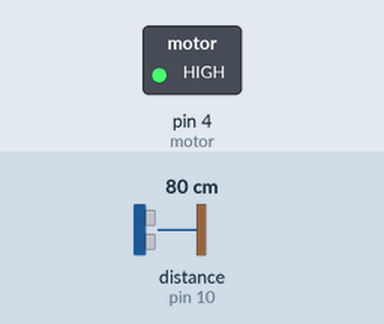
Simulated run of this sketch. Board: Arduino Uno, built with avr-gcc and run on an emulated ATmega328P. Parts: switched loads named in the sketch (green lamp = pin HIGH). Wiring (inferred from the names in the program): ultrasonic range finder: trigger pin 9; echo pin 10. Inputs (shaded band) come from the test bench; at power-on: distance to the obstacle (sensor on pin 10) 80 cm. The echo pulse lasts 58.3 µs per cm; pins used as bus, display or sensor lines are not drawn; what the sketch prints to the serial monitor is not drawn.

Above: at 0.1 s.
Timing chart, 0 to 1.6 s (numbered marks = the images above):
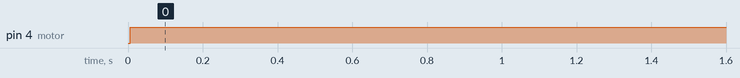

Measured:
- by itself, pin 4 (motor): LOW → HIGH at 0.01 s

The sketch:

sketch_apr14a.ino
```cpp
#define trigger 9
#define echo 10
#define motor 4

long tempoTotal = 0;
int distancia;

float ultrassonic();
void controlarMotor();

void setup() {
  pinMode(trigger,OUTPUT);
  pinMode(echo,INPUT);
  pinMode(motor,OUTPUT);

  Serial.begin(9600);
  digitalWrite(trigger,LOW);
  digitalWrite(motor,LOW);
}

void loop() {
  distancia = ultrassonic();
  controlarMotor();
  Serial.println(distancia);       // print as an ASCII-encoded decima
  delay(10);
}

float ultrassonic(){
  digitalWrite(trigger, HIGH);
  delayMicroseconds(10);
  digitalWrite(trigger, LOW);
  tempoTotal = pulseIn(echo,HIGH);
  distancia = tempoTotal*0.034/2; // velocidade do som = 340m/s
  return distancia;
}

void controlarMotor(){
  digitalWrite(motor,HIGH);
}
```
